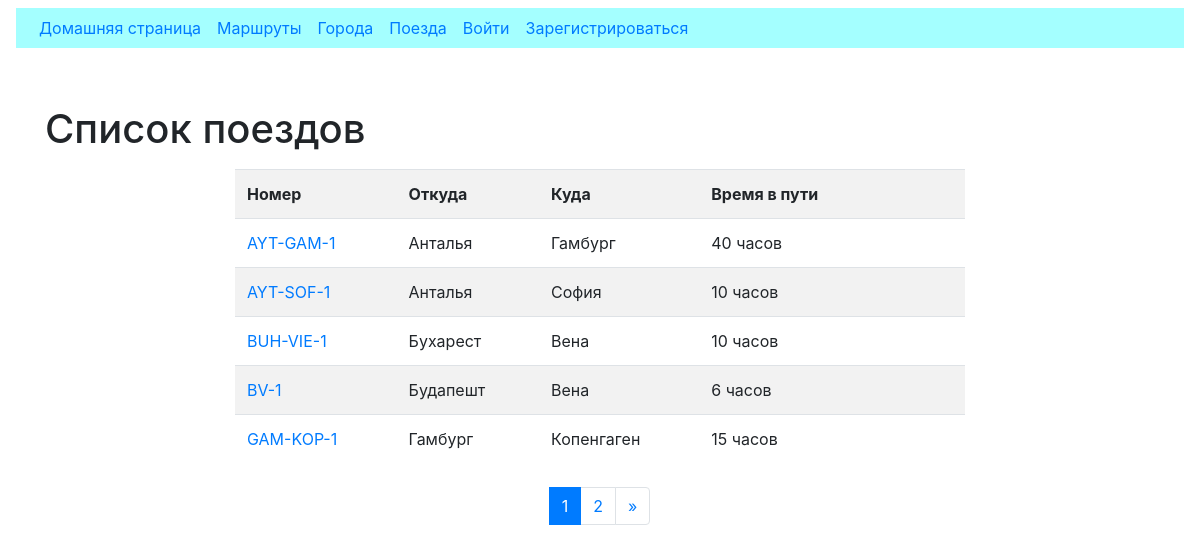
The app's page /trains/ with its own data.
### trains/models.py (models this page shows, shortened)
class Train(models.Model):
    name = models.CharField(max_length=50, unique=True, verbose_name='Номер поезда')
    travel_time = models.PositiveSmallIntegerField(verbose_name='Время в пути')
    from_city = models.ForeignKey('cities.City', on_delete=models.CASCADE, related_name='from_city_set',
                                  verbose_name='Из какого города')
    to_city = models.ForeignKey('cities.City', on_delete=models.CASCADE, related_name='to_city_set',
                                verbose_name='В какой город')
    class Meta:
        verbose_name = 'Поезд'
        verbose_name_plural = 'Поезда'
        ordering = ['name']

### cities/models.py (models this page shows, shortened)
class City(models.Model):
    name = models.CharField(max_length=20, unique=True, verbose_name="Город")
    def __str__(self):
        return self.name
    class Meta:
        verbose_name = "Город"
        verbose_name_plural = "Города"
        ordering = ["name"]

### trains/views.py (the view)
# urls.py: path('', TrainListView.as_view(), name="home"),
class TrainListView(ListView):
    paginate_by = 5
    model = Train
    template_name = "trains/home.html"

### trains/templates/trains/home.html (shortened to what this page needs)
{% extends "base.html" %}
{% block content %}
    <h1>Список поездов</h1>
    <div class="row ">
        <div class="col-md-8 mx-auto my-2">
            <table class="table table-striped">
                <tr>
                    <th>Номер</th>
                    <th>Откуда</th>
                    <th>Куда</th>
                    <th>Время в пути</th>
                    <th>&nbsp;</th>
                    <th>&nbsp;</th>
                </tr>
                {% for object in page_obj %}
                    <tr>
                        <td>
                            <a href="{% url 'trains:detail' pk=object.pk %}">{{ object.name }}</a>
                        </td>
                        <td>{{ object.from_city }}</td>
                        <td>{{ object.to_city }}</td>
                        <td>{{ object.travel_time }} часов</td>
                        {% if user.is_authenticated %}
                            <td>
                                <a href="{% url 'trains:update' pk=object.pk %}">
                                    <button type="submit" class="btn btn-primary">Редактировать</button>
                                </a>
                            </td>
                            <td>
                                <a href="{% url 'trains:delete' pk=object.pk %}">
                                    <button type="submit" class="btn btn-danger">Удалить</button>
                                </a>
                            </td>
                        {% else %}
                            <td>&nbsp;</td>
                            <td>&nbsp;</td>
                        {% endif %}
                    </tr>
                {% endfor %}
            </table>
        </div>
    </div>
    <nav aria-label="Page navigation example">
        <ul class="pagination justify-content-center">
            {% for page in page_obj.paginator.page_range %}
                <li class="page-item {% if page == page_obj.number %} active {% endif %} ">
                    <a class="page-link" href="?page={{ page }}">
                        {{ page }}
                    </a>
                </li>
            {% endfor %}
            <li class="page-item">
                {% if page_obj.has_next %}
                    <a class="page-link" href="?page={{ page_obj.paginator.num_pages }}" aria-label="Next">
                        <span aria-hidden="true">&raquo;</span>
                    </a>
                {% endif %}
            </li>
        </ul>
    </nav>
{% endblock %}

### templates/base.html (shortened to what this page needs)
{% url 'cities:home' as cities_home_url %}
{% url 'trains:home' as trains_home_url %}
{% url 'cities:add' as cities_create_url %}
{% url 'trains:add' as trains_create_url %}
<!DOCTYPE html>
<html lang="ru">
<head>
    <link rel="stylesheet" href="https://cdn.jsdelivr.net/npm/bootstrap@4.0.0/dist/css/bootstrap.min.css"
>
    <link href="https://cdn.jsdelivr.net/npm/select2@4.1.0-rc.0/dist/css/select2.min.css" rel="stylesheet"/>
</head>
<body>
<nav class="navbar navbar-expand-lg bg-body-tertiary">
    <div class="container-fluid" style="background: #a4ffff">
        <div class="collapse navbar-collapse" id="navbarSupportedContent">
            <ul class="navbar-nav me-auto mb-2 mb-lg-0 ">
                <li class="nav-item">
                    <a class="nav-link" href="http://127.0.0.1:8000">Домашняя страница</a>
                </li>
                <li class="nav-item">
                    <a class="nav-link" href="{% url 'list' %}">Маршруты</a>
                </li>
                <li class="nav-item {% if request.path == cities_home_url_home_url %} active {% endif %}">
                    <a class="nav-link" href="{% url 'cities:home' %}">Города</a>
                </li>
                <li class="nav-item {% if request.path == trains_home_url %} active {% endif %}">
                    <a class="nav-link" href="{% url 'trains:home' %}">Поезда</a>
                </li>
                {% if user.is_authenticated %}
                    <li class="nav-item">
                        <a class="nav-link" href="{% url 'accounts:logout' %}">Выйти</a>
                    </li>
                {% else %}
                    <li class="nav-item">
                        <a class="nav-link" href="{% url 'accounts:login' %}">Войти</a>
                    </li>
                    <li class="nav-item">
                        <a class="nav-link" href="{% url 'accounts:register' %}">Зарегистрироваться</a>
                    </li>
                {% endif %}
            </ul>
        </div>
    </div>
</nav>
<div class="container">
    <div class="row">
        <div class="col-md-8 mx-auto my-4">
        </div>
    </div>
</div>
<div class="container">
    {% block content %}{% endblock %}
</div>
</body>
</html>

### records on screen
Train: name "AYT-GAM-1", from_city "Анталья", to_city "Гамбург", travel_time "40"
Train: name "AYT-SOF-1", from_city "Анталья", to_city "София", travel_time "10"
Train: name "BUH-VIE-1", from_city "Бухарест", to_city "Вена", travel_time "10"
Train: name "BV-1", from_city "Будапешт", to_city "Вена", travel_time "6"
Train: name "GAM-KOP-1", from_city "Гамбург", to_city "Копенгаген", travel_time "15"

### other values on screen
{{ page }} "1" "2"
